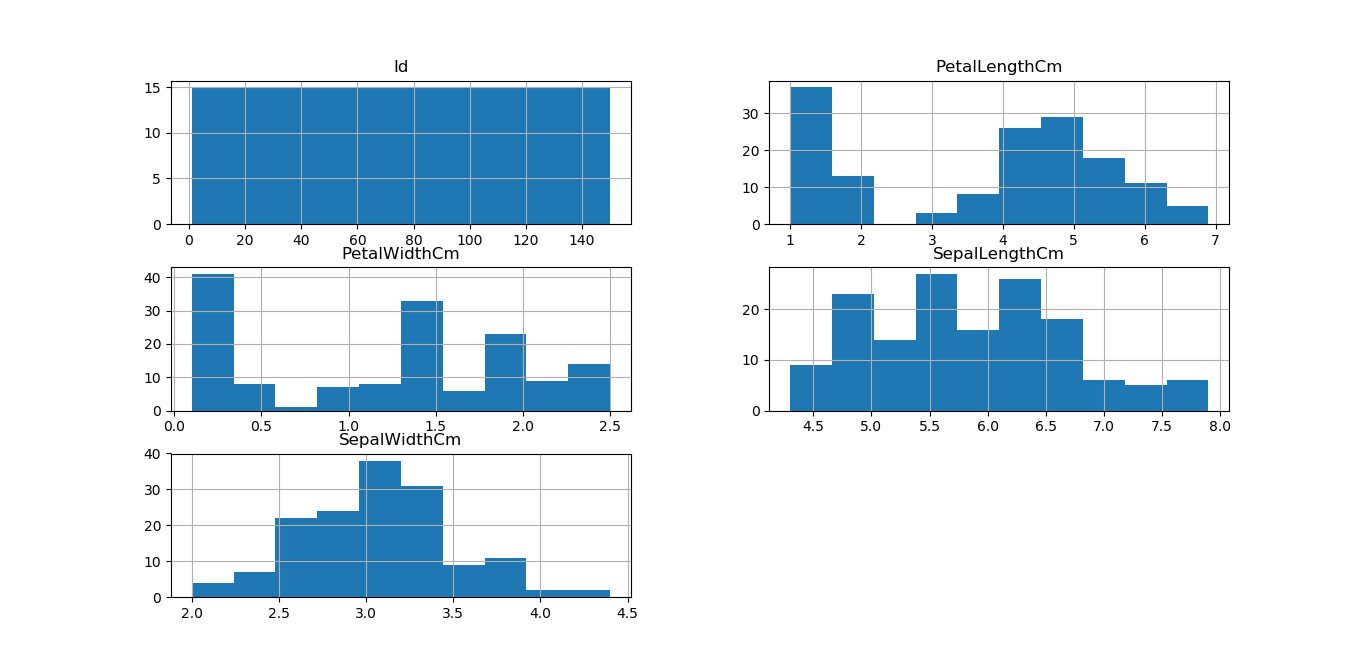

Here is the Python script that generated this plot:
import matplotlib.pyplot as plt
from pandas import read_csv
filename = 'Iris.csv'
names = ['Id', 'SepalLengthCm', 'SepalWidthCm', 'PetalLengthCm', 'PetalWidthCm', 'Species']
data = read_csv(filename)
data.hist()
plt.show()
